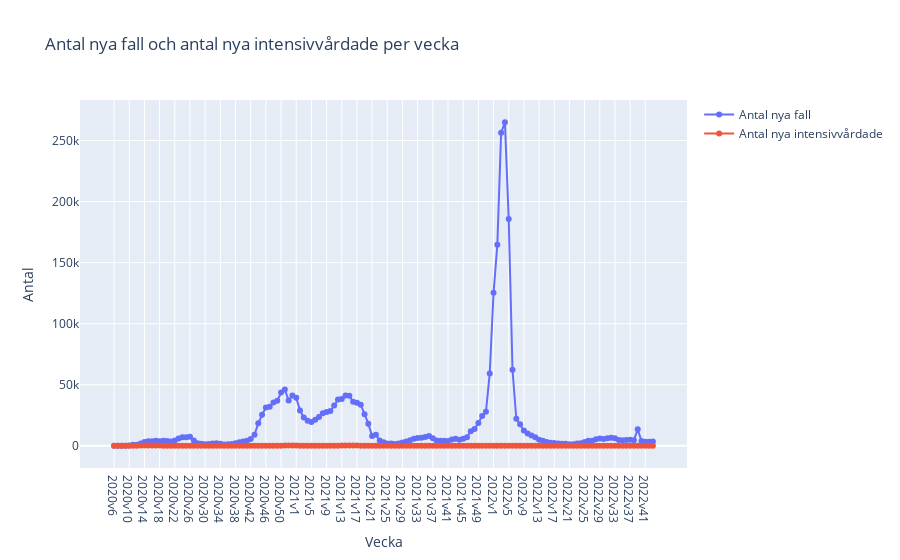

The notebook cell saved with this chart:
### Markdown cell above
# Samband mellan antal nya fall och intensivvårdade patienter

<p>
    Här är en visualisering av sambandet mellan nya fall och intensivvårdade patienter som är relativt låg under hela perioden från 2020 v6 fram til 2022 v43
</p>

### Code cell
# Draw antaL nya fall och antal nya intensivvårdade per vecka
fig = go.Figure()
fig.add_trace(go.Scatter(x=df_covid_infection["vecka"], y=df_covid_infection["Antal_fall_vecka"],
                    mode='lines+markers',
                    name='Antal nya fall'))
fig.add_trace(go.Scatter(x=df_covid_infection["vecka"], y=df_covid_infection["Antal_nyaintensivvårdade_vecka"],
                    mode='lines+markers',
                    name='Antal nya intensivvårdade'))
fig.update_layout(title="Antal nya fall och antal nya intensivvårdade per vecka",
                     xaxis_title="Vecka",
                    yaxis_title="Antal")    

fig.show()
fig.write_image(os.path.join(KPI_PLOT_PATH, "antal_nya_fall_och_antal_nya_intensivvardade_per_vecka.png"))

### Figure 1 — Plotly figure (JSON) as saved in the notebook; plotly's stock layout.template omitted (floating-point values rounded to 4 significant figures; data arrays with more than 128 entries replaced by an {"elided": "..."} marker saying what was removed)
{"data": [{"mode": "lines+markers", "name": "Antal nya fall", "type": "scatter", "x": {"elided": "143 str values"}, "y": {"elided": "143 int values"}}, {"mode": "lines+markers", "name": "Antal nya intensivvårdade", "type": "scatter", "x": {"elided": "143 str values"}, "y": {"elided": "143 int values"}}], "layout": {"title": {"text": "Antal nya fall och antal nya intensivvårdade per vecka"}, "xaxis": {"title": {"text": "Vecka"}}, "yaxis": {"title": {"text": "Antal"}}}}
